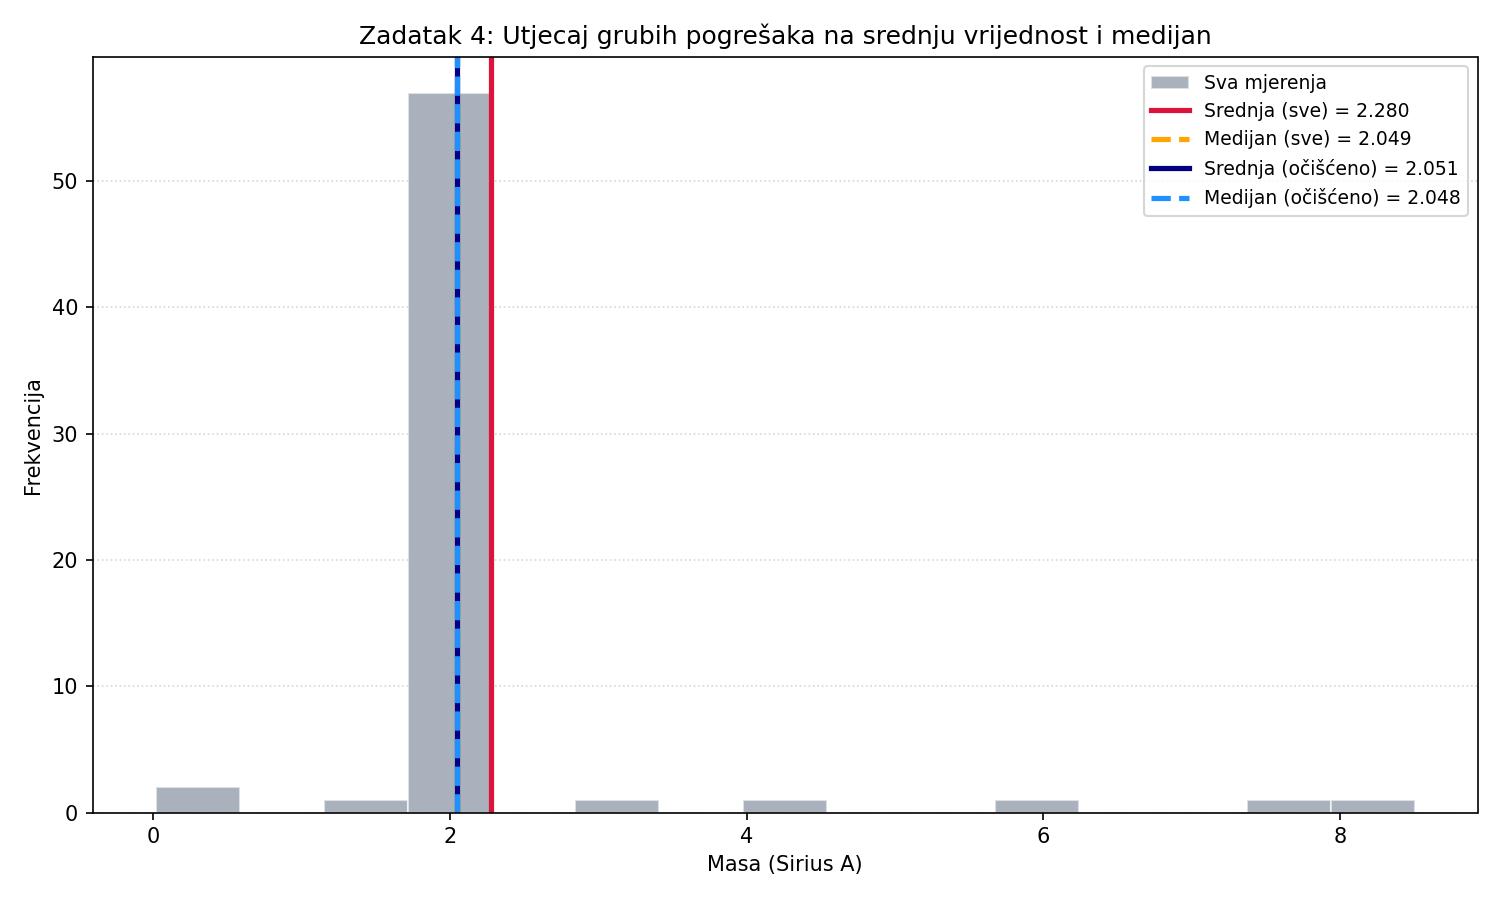

This chart was generated by the following Python code:
import matplotlib.pyplot as plt
import numpy as np

np.random.seed(42)
mase_ciste = np.random.normal(loc=2.06, scale=0.05, size=57).tolist()
mase = mase_ciste + [6.0, 1.2, 3.2, 4.5, 8.5, 7.8, 0.08, 0.02]


def medijan(podaci):
    sortirani = sorted(podaci)
    n = len(sortirani)
    if n % 2 != 0:
        return sortirani[n // 2]
    else:
        return (sortirani[n // 2 - 1] + sortirani[n // 2]) / 2.0


srednja_svih = np.mean(mase)
med_svih = medijan(mase)

mase_ociscene = [x for x in mase if 1.5 < x < 3.0]

srednja_ociscena = np.mean(mase_ociscene)
med_ociscen = medijan(mase_ociscene)

print(f"Sa pogreškama - srednja: {srednja_svih:.4f}, medijan: {med_svih:.4f}")
print(f"Bez pogrešaka - srednja: {srednja_ociscena:.4f}, medijan: {med_ociscen:.4f}")
print(f"\nPromjena srednje vrijednosti: {abs(srednja_svih - srednja_ociscena):.4f}")
print(f"Promjena medijana: {abs(med_svih - med_ociscen):.4f}")
print("\nZaključak: Medijan se gotovo nije promijenio.")

plt.figure(figsize=(10, 6))
plt.hist(
    mase, bins=15, color="slategray", edgecolor="white", alpha=0.6, label="Sva mjerenja"
)

plt.axvline(
    srednja_svih,
    color="crimson",
    linewidth=2.5,
    label=f"Srednja (sve) = {srednja_svih:.3f}",
)
plt.axvline(
    med_svih,
    color="orange",
    linewidth=2.5,
    linestyle="--",
    label=f"Medijan (sve) = {med_svih:.3f}",
)
plt.axvline(
    srednja_ociscena,
    color="navy",
    linewidth=2.5,
    label=f"Srednja (očišćeno) = {srednja_ociscena:.3f}",
)
plt.axvline(
    med_ociscen,
    color="dodgerblue",
    linewidth=2.5,
    linestyle="--",
    label=f"Medijan (očišćeno) = {med_ociscen:.3f}",
)

plt.xlabel("Masa (Sirius A)")
plt.ylabel("Frekvencija")
plt.title("Zadatak 4: Utjecaj grubih pogrešaka na srednju vrijednost i medijan")
plt.legend(fontsize=9, loc="upper right")
plt.grid(axis="y", linestyle=":", alpha=0.5)
plt.tight_layout()
plt.savefig("4.png", dpi=150)
plt.show()
